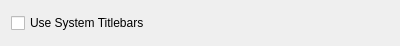
<?xml version="1.0" encoding="UTF-8"?>
<ui version="4.0">
 <class>TitlebarSettingsPane</class>
 <widget class="QWidget" name="TitlebarSettingsPane">
  <property name="geometry">
   <rect>
    <x>0</x>
    <y>0</y>
    <width>400</width>
    <height>46</height>
   </rect>
  </property>
  <property name="windowTitle">
   <string>Form</string>
  </property>
  <layout class="QVBoxLayout" name="verticalLayout">
   <item>
    <widget class="QCheckBox" name="useSsdsCheckbox">
     <property name="text">
      <string>Use System Titlebars</string>
     </property>
    </widget>
   </item>
  </layout>
 </widget>
 <resources/>
 <connections/>
</ui>
